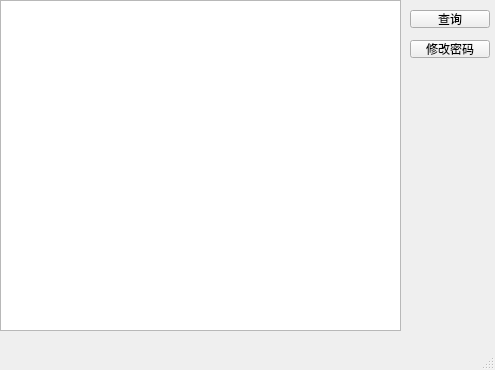
<?xml version="1.0" encoding="UTF-8"?>
<ui version="4.0">
 <class>stuMainWindow</class>
 <widget class="QMainWindow" name="stuMainWindow">
  <property name="geometry">
   <rect>
    <x>0</x>
    <y>0</y>
    <width>495</width>
    <height>370</height>
   </rect>
  </property>
  <property name="windowTitle">
   <string>MainWindow</string>
  </property>
  <widget class="QWidget" name="centralwidget">
   <widget class="QTableView" name="tableView">
    <property name="geometry">
     <rect>
      <x>0</x>
      <y>0</y>
      <width>401</width>
      <height>331</height>
     </rect>
    </property>
   </widget>
   <widget class="QPushButton" name="pushButton">
    <property name="geometry">
     <rect>
      <x>410</x>
      <y>10</y>
      <width>80</width>
      <height>18</height>
     </rect>
    </property>
    <property name="text">
     <string>查询</string>
    </property>
   </widget>
   <widget class="QPushButton" name="pushButton_2">
    <property name="geometry">
     <rect>
      <x>410</x>
      <y>40</y>
      <width>80</width>
      <height>18</height>
     </rect>
    </property>
    <property name="text">
     <string>修改密码</string>
    </property>
   </widget>
  </widget>
  <widget class="QMenuBar" name="menubar">
   <property name="geometry">
    <rect>
     <x>0</x>
     <y>0</y>
     <width>495</width>
     <height>17</height>
    </rect>
   </property>
  </widget>
  <widget class="QStatusBar" name="statusbar"/>
 </widget>
 <resources/>
 <connections/>
</ui>
